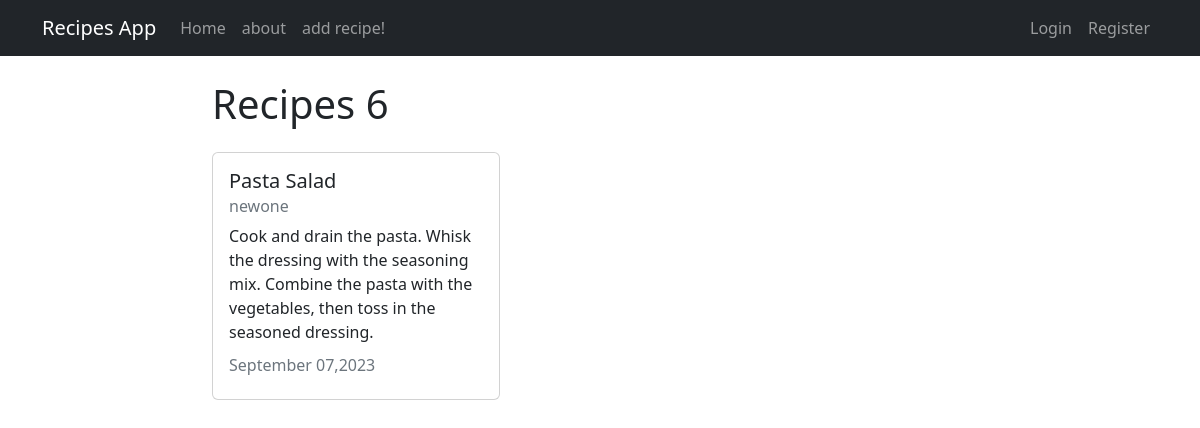
Screenshot of /recipe/6/ with the database file from the repository.
### recipes/models.py (models this page shows, shortened)
class Recipe(models.Model):
    title = models.CharField(max_length=100)
    description = models.TextField()
    created_at = models.DateTimeField(auto_now_add=True)
    updated_at = models.DateTimeField(auto_now=True)
    author = models.ForeignKey(User,on_delete=models.CASCADE, default="")

### recipes/views.py (the view)
# urls.py: path('recipe/<int:pk>/', views.RecipeDetailView.as_view(), name="recipes-detail"),
class RecipeDetailView(DetailView):
    model= models.Recipe
    template_name= "recipes/recipes-detail.html"

### recipes/templates/recipes/recipes-detail.html (shortened to what this page needs)
{% extends 'recipes/base.html'%}
{% block content%}
    <h1>Recipes {{object.id}} </h1>
     <div class="card my-4 " style="width: 18rem;">
        <div class="card-body">
          <h5 class="card-title">{{object.title}}</h5>
          <h6 class="card-subtitle mb-2 text-muted">{{object.author}}</h6>
          <p class="card-text">{{object.description}}</p>
          <h6 class="card-subtitle mb-2 text-muted">{{object.updated_at|date:"F d,Y"}}</h6>
      </div>
{% endblock content%}

### rows the page displays
Recipe: id "6", title "Pasta Salad", author "newone", description "Cook and drain the pasta. Whisk the dressing with the seasoning mix. Combine the pasta with the vegetables, then toss in the seasoned dressing.", updated_at "September 07,2023"
